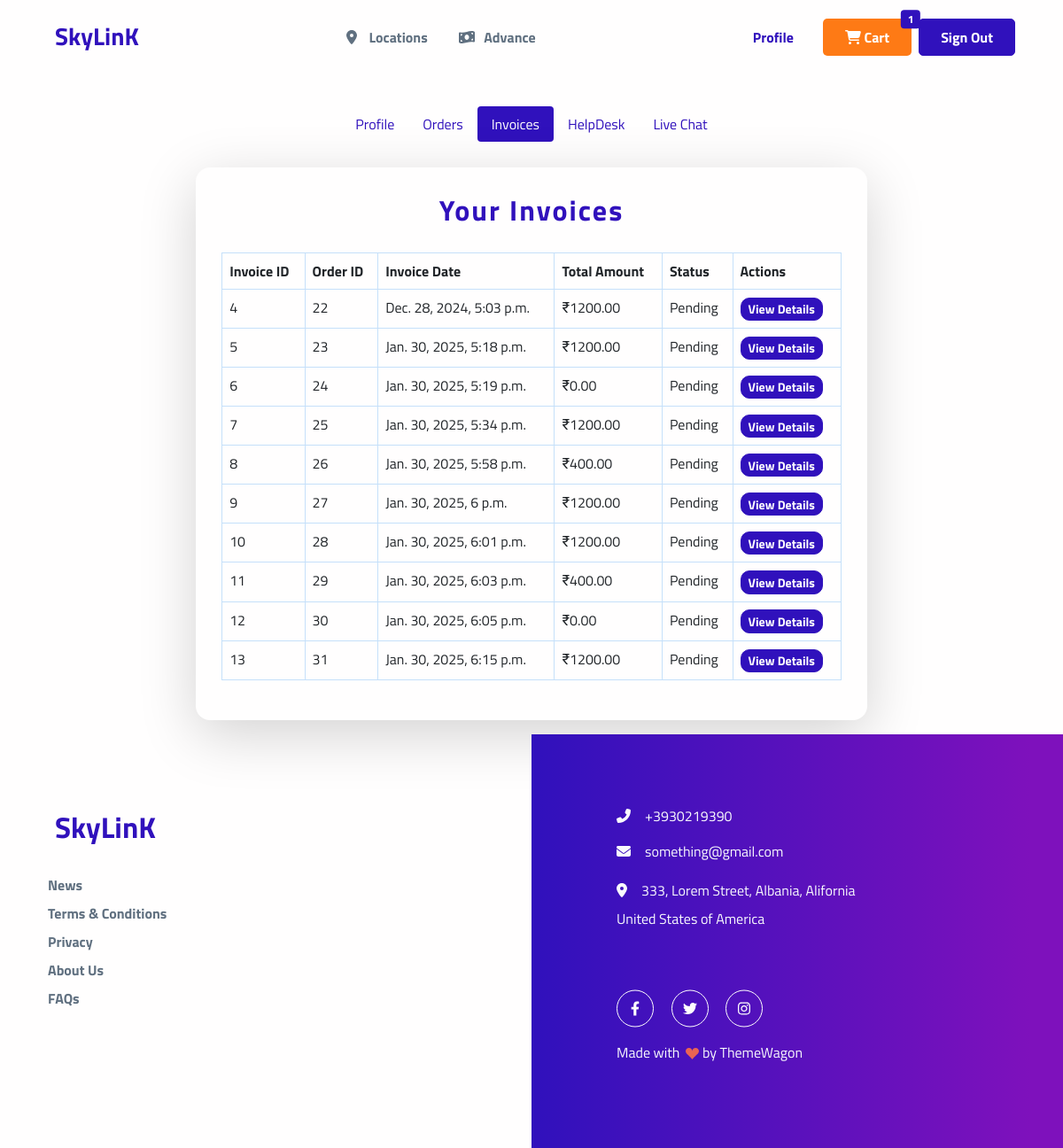
/invoices/ (signed in), run on the app's committed database.
### travel/models.py (models this page shows, shortened)
class Invoice(models.Model):
    STATUS_CHOICES = [
        ('Pending', 'Pending'),
        ('Paid', 'Paid'),
        ('Cancelled', 'Cancelled'),
    ]
    order = models.OneToOneField(
        Order, on_delete=models.CASCADE, related_name="invoice")
    invoice_date = models.DateTimeField(auto_now_add=True)
    status = models.CharField(choices=STATUS_CHOICES,
                              default='Pending', max_length=10)
    total_amount = models.DecimalField(max_digits=10, decimal_places=2)

class Order(models.Model):
    STATUS_CHOICES = [
        ('Pending', 'Pending'),
        ('Completed', 'Completed'),
        ('Cancelled', 'Cancelled'),
    ]
    user = models.ForeignKey(User, on_delete=models.CASCADE)
    total_price = models.DecimalField(max_digits=10, decimal_places=2)
    status = models.CharField(choices=STATUS_CHOICES,
                              default='Pending', max_length=10)
    created_at = models.DateTimeField(auto_now_add=True)

### travel/views.py (the view)
# urls.py: path('invoices/', views.invoice_page, name='invoice_page'),
@my_login_required
def invoice_page(request):
    invoices = Invoice.objects.filter(order__user=request.user)
    return render(request, 'order/all_invoices.html', {'invoices': invoices})

### travel/context_processors.py (called while the page is built, shortened)
def cart_items_count(request):
    if request.user.is_authenticated:
        cart, _ = Cart.objects.get_or_create(user=request.user)
    return {'cart_items_count': cart.items.count()}

### travel/templates/order/all_invoices.html
{% extends "base.html" %}
{% block content %}
<div class="container-fluid mt-8 mb-3">
    <nav class="mb-4">
        <ul class="nav nav-pills justify-content-center">
            <li class="nav-item">
                <a class="nav-link" href="{% url 'profile_view' %}">Profile</a>
            </li>
            <li class="nav-item">
                <a class="nav-link" href="{% url 'order_page' %}">Orders</a>
            </li>
            <li class="nav-item">
                <a class="nav-link active" href="{% url 'invoice_page' %}">Invoices</a>
            </li>
            <li class="nav-item">
                <a class="nav-link" href="{% url 'create_ticket' %}">HelpDesk</a>
            </li>
            <li class="nav-item">
                <a class="nav-link" href="{% url 'user_chat_request' %}">Live Chat</a>
            </li>
        </ul>
    </nav>
    <div class="row justify-content-center">
        <div class="col-12 col-md-10 col-lg-8">
            <div class="card border-0 shadow-lg rounded-4">
                <div class="m-4">
                    <h4 class="card-title mb-4 text-center font-weight-bold text-primary"
                        style="font-size: 2rem; letter-spacing: 2px;">
                        Your Invoices
                    </h4>
                    {% if invoices %}
                        <div class="table-responsive">
                            <table class="table table-bordered">
                                <thead class="thead-light">
                                    <tr style="color: black;">
                                        <th>Invoice ID</th>
                                        <th>Order ID</th>
                                        <th>Invoice Date</th>
                                        <th>Total Amount</th>
                                        <th>Status</th>
                                        <th>Actions</th>
                                    </tr>
                                </thead>
                                <tbody>
                                    {% for invoice in invoices %}
                                        <tr style="color: black;">
                                            <td>{{ invoice.id }}</td>
                                            <td>{{ invoice.order.id }}</td>
                                            <td>{{ invoice.invoice_date }}</td>
                                            <td>₹{{ invoice.total_amount }}</td>
                                            <td>{{ invoice.status }}</td>
                                            <td>
                                                <a href="{% url 'invoice_detail' invoice.id %}" class="btn btn-sm btn-primary">
                                                    View Details
                                                </a>
                                            </td>
                                        </tr>
                                    {% endfor %}
                                </tbody>
                            </table>
                        </div>
                    {% else %}
                        <p class="text-center" style="font-size: 1.3rem; color: #E74C3C; font-weight: bold;">
                            You have no invoices yet.
                        </p>
                    {% endif %}
                </div>
            </div>
        </div>
    </div>
</div>
{% endblock %}

### data on the page
Invoice: id "4", order.id "22", invoice_date "Dec. 28, 2024, 5:03 p.m.", total_amount "1200.00", status "Pending"
Invoice: id "5", order.id "23", invoice_date "Jan. 30, 2025, 5:18 p.m.", total_amount "1200.00", status "Pending"
Invoice: id "6", order.id "24", invoice_date "Jan. 30, 2025, 5:19 p.m.", total_amount "0.00", status "Pending"
Invoice: id "7", order.id "25", invoice_date "Jan. 30, 2025, 5:34 p.m.", total_amount "1200.00", status "Pending"
Invoice: id "8", order.id "26", invoice_date "Jan. 30, 2025, 5:58 p.m.", total_amount "400.00", status "Pending"
Invoice: id "9", order.id "27", invoice_date "Jan. 30, 2025, 6 p.m.", total_amount "1200.00", status "Pending"
Invoice: id "10", order.id "28", invoice_date "Jan. 30, 2025, 6:01 p.m.", total_amount "1200.00", status "Pending"
Invoice: id "11", order.id "29", invoice_date "Jan. 30, 2025, 6:03 p.m.", total_amount "400.00", status "Pending"
Invoice: id "12", order.id "30", invoice_date "Jan. 30, 2025, 6:05 p.m.", total_amount "0.00", status "Pending"
Invoice: id "13", order.id "31", invoice_date "Jan. 30, 2025, 6:15 p.m.", total_amount "1200.00", status "Pending"

### other printed values
{{ cart_items_count }} "1"
